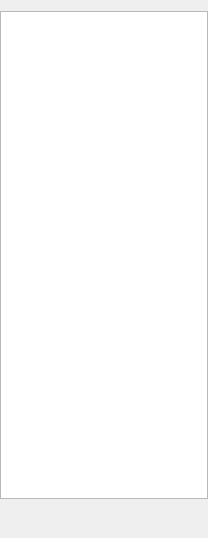
<?xml version="1.0" encoding="UTF-8"?>
<ui version="4.0">
 <class>VariablesWindow</class>
 <widget class="QWidget" name="VariablesWindow">
  <property name="geometry">
   <rect>
    <x>0</x>
    <y>0</y>
    <width>208</width>
    <height>538</height>
   </rect>
  </property>
  <property name="windowTitle">
   <string>Form</string>
  </property>
  <layout class="QVBoxLayout" name="verticalLayout">
   <property name="leftMargin">
    <number>0</number>
   </property>
   <property name="rightMargin">
    <number>0</number>
   </property>
   <item>
    <widget class="DragableList" name="lv_items">
     <property name="dragDropMode">
      <enum>QAbstractItemView::DragDrop</enum>
     </property>
    </widget>
   </item>
   <item>
    <layout class="QHBoxLayout" name="horizontalLayout">
     <property name="spacing">
      <number>5</number>
     </property>
     <property name="sizeConstraint">
      <enum>QLayout::SetMinimumSize</enum>
     </property>
     <property name="leftMargin">
      <number>5</number>
     </property>
     <item>
      <widget class="QPushButton" name="btn_add">
       <property name="maximumSize">
        <size>
         <width>32</width>
         <height>32</height>
        </size>
       </property>
       <property name="baseSize">
        <size>
         <width>32</width>
         <height>32</height>
        </size>
       </property>
       <property name="text">
        <string/>
       </property>
       <property name="icon">
        <iconset resource="images.qrc">
         <normaloff>:/buttons/images/Button-Add-icon.png</normaloff>:/buttons/images/Button-Add-icon.png</iconset>
       </property>
       <property name="iconSize">
        <size>
         <width>32</width>
         <height>32</height>
        </size>
       </property>
       <property name="flat">
        <bool>true</bool>
       </property>
      </widget>
     </item>
     <item>
      <widget class="QPushButton" name="btn_delete">
       <property name="maximumSize">
        <size>
         <width>32</width>
         <height>32</height>
        </size>
       </property>
       <property name="baseSize">
        <size>
         <width>32</width>
         <height>32</height>
        </size>
       </property>
       <property name="text">
        <string/>
       </property>
       <property name="icon">
        <iconset resource="images.qrc">
         <normaloff>:/buttons/images/Button-Delete-icon.png</normaloff>:/buttons/images/Button-Delete-icon.png</iconset>
       </property>
       <property name="iconSize">
        <size>
         <width>33</width>
         <height>32</height>
        </size>
       </property>
       <property name="flat">
        <bool>true</bool>
       </property>
      </widget>
     </item>
     <item>
      <spacer name="horizontalSpacer">
       <property name="orientation">
        <enum>Qt::Horizontal</enum>
       </property>
       <property name="sizeHint" stdset="0">
        <size>
         <width>40</width>
         <height>20</height>
        </size>
       </property>
      </spacer>
     </item>
    </layout>
   </item>
  </layout>
 </widget>
 <customwidgets>
  <customwidget>
   <class>DragableList</class>
   <extends>QListView</extends>
   <header location="global">dragable_list.h</header>
  </customwidget>
 </customwidgets>
 <resources>
  <include location="images.qrc"/>
 </resources>
 <connections/>
</ui>
